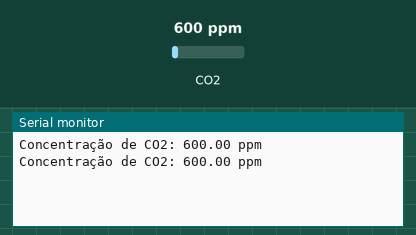
Recording of a sketch running on a simulated Arduino Uno, built with avr-gcc and run on an emulated ATmega328P. Shown: the last lines printed to the serial monitor. Inputs (shaded band) come from the test bench; at power-on: CO2 600 ppm.

Above: at 1.8 s.
1.9 s: CO2 set to 452 ppm
At 2.8 s:
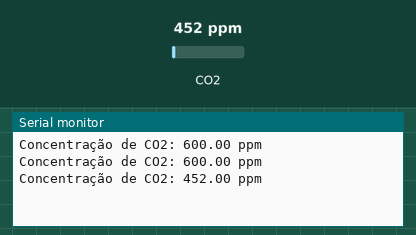
3.4 s: CO2 set to 1050 ppm
At 4.8 s:
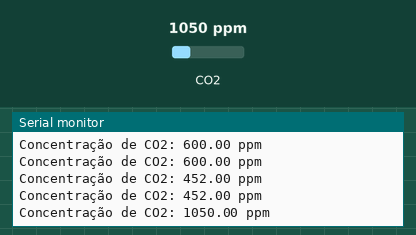
Timing chart, 0 to 6.4 s (numbered marks = the images above; inputs shaded):
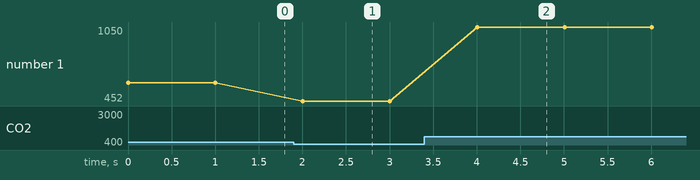

The sketch:

MQ-135.ino
```cpp
#include <MQ135.h> //biblioteca do sensor MQ135

#define pinoMQ A0 //pino do Arduino usado para a conexão
MQ135 mq = MQ135(pinoMQ); //define mq como objeto do tipo MQ135
float concentracaoCo2; //vetor para os dados lidos de CO2

void setup()
{
  Serial.begin(9600); //inicialização do Monitor Serial
}

void loop()
{
  concentracaoCo2 = mq.getPPM(); // concentração de CO2 informada pelo sensor
  //MQ135
  Serial.print("Concentração de CO2: ");
  Serial.print(concentracaoCo2);
  Serial.println(" ppm");
  delay(1000); //intervalo de 1 segundo
}
```

Measured:
- after the input at 1.9 s, the serial monitor: prints a new line after 0.10 s (image 1)
- after the input at 3.4 s, the serial monitor: prints a new line after 0.61 s (image 2)
- plotted number 1: 600 → 452 after the input at 1.9 s, 452 → 1050 after the input at 3.4 s
